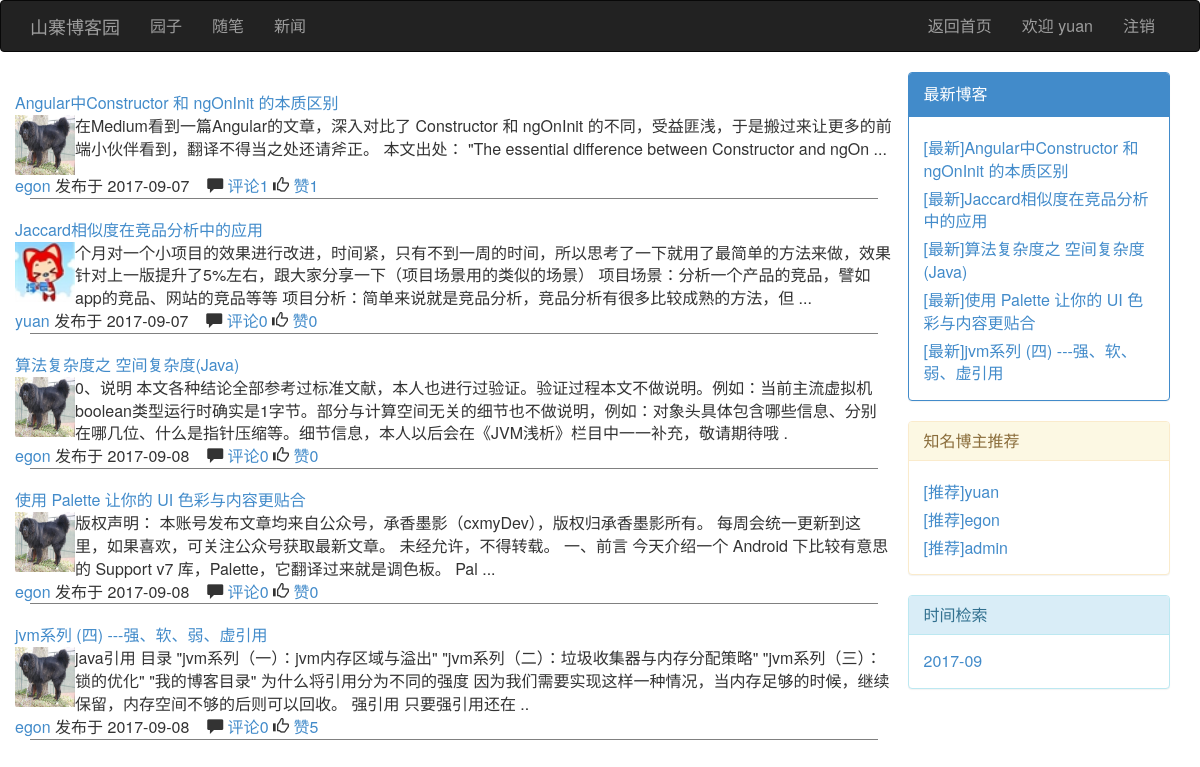
/index/ (signed in), run on the app's committed database.
### blog/models.py (models this page shows, shortened)
class UserInfo(AbstractUser):
    nid = models.BigAutoField(primary_key=True)
    nickname = models.CharField(verbose_name='昵称', max_length=32)
    telephone = models.CharField(max_length=11, blank=True, null=True, unique=True, verbose_name='手机号码')
    avatar = models.FileField(verbose_name='头像', upload_to='./upload/avatar/',default="./upload/avatar/avatar.png")
    create_time = models.DateTimeField(verbose_name='创建时间',auto_now_add=True)
    fans = models.ManyToManyField(verbose_name='粉丝们',
                                  to='UserInfo',
                                  through='UserFans',
                                  through_fields=('user', 'follower'))

class Article(models.Model):
    nid = models.BigAutoField(primary_key=True)
    title = models.CharField(max_length=50, verbose_name='文章标题')
    desc = models.CharField(max_length=255, verbose_name='文章描述')
    read_count = models.IntegerField(default=0)
    comment_count = models.IntegerField(default=0)
    up_count = models.IntegerField(default=0)
    down_count = models.IntegerField(default=0)
    category = models.ForeignKey(verbose_name='文章类型', to='Category', to_field='nid', null=True)
    create_time = models.DateTimeField(verbose_name='创建时间', auto_now_add=True)
    blog = models.ForeignKey(verbose_name='所属博客', to='Blog', to_field='nid')
    tags = models.ManyToManyField(
        to="Tag",
        through='Article2Tag',
        through_fields=('article', 'tag'),
    )
    type_choices = [
        (1, "Python"),
        (2, "Linux"),
        (3, "OpenStack"),
        (4, "GoLang"),
    ]
    article_type_id = models.IntegerField(choices=type_choices, default=None)
    objects=ArticleManager()

class Blog(models.Model):
    nid = models.BigAutoField(primary_key=True)
    title = models.CharField(verbose_name='个人博客标题', max_length=64)
    site = models.CharField(verbose_name='个人博客后缀', max_length=32, unique=True)
    theme = models.CharField(verbose_name='博客主题', max_length=32)
    user = models.OneToOneField(to='UserInfo', to_field='nid')

### blog/views.py (the view)
# urls.py: url(r'^index/', views.index),
def index(request,**kwargs):
    type_choices=Article.type_choices
    print("kwargs",kwargs)
    current_type_choices_id = int(kwargs.get("article_type_id",0))
    article_list=Article.objects.filter(**kwargs)
    article_list=Article.objects.all()
    lasted_article=article_list[0:5]
    author_recommand=UserInfo.objects.all()[0:3]
    dateRet=Article.objects.archive()
    return render(request,"index.html",{
        "type_choices":type_choices,
        "article_list":article_list,
        "current_type_choices_id":current_type_choices_id,
        "lasted_article":lasted_article,
        "author_recommand":author_recommand,
        "dateRet":dateRet,
    })

### blog/models.py (called while the page is built)
    def archive(self,**kwargs):
        l = []
        for i in self.filter(**kwargs).values("create_time"):
            date = i["create_time"]
            t = date.strftime("%Y-%m")
            if t not in l:
                l.append(t)
        return l

### blog/views.py (called while the page is built)
def func_class(request):
    return {"func":settings.FUNCTION}

### templates/index.html
{% extends "base.html" %}
{% block content %}
    <div class="article_list">
        {% for article in article_list %}
            <div class="article_item">
                <div class="row">
                    <div class="title">
                        <a href="/blog/{{ article.blog.user.username }}/article/{{ article.nid }}">{{ article.title }}</a>
                    </div>
                </div>
                <div class="row">
                    <div class="img"><a href="/blog/{{ article.blog.user.username }}"><img
                            src="{{ article.blog.user.avatar.url }}" width="60px" height="60px"></a></div>
                    <div class="text">{{ article.desc }}</div>
                </div>
                <div class="row">
                    <div class="icon">
                        <span><a href="/blog/{{ article.blog.user.username }}">{{ article.blog.user.username }}</a> 发布于</span>
                        <span class="timer">{{ article.create_time|date:"Y-m-d" }}</span> &nbsp;&nbsp;
                        <span class="glyphicon glyphicon-comment"></span>&nbsp;<a
                            href="">评论{{ article.comment_count }}</a>
                        <span class="glyphicon glyphicon-thumbs-up"></span>&nbsp;<a href="">赞{{ article.up_count }}</a>
                    </div>
                </div>
            </div>
        {% endfor %}
    </div>
{% endblock %}
{% block others %}
    <div class="panel panel-primary">
        <div class="panel-heading">最新博客</div>
        <div class="panel-body">
            {% for foo in lasted_article %}
                <div class="lasted_article" style="margin-top: 5px">
                    <a href="">[最新]{{ foo.title }}</a>
                </div>
            {% endfor %}
        </div>
    </div>
    <div class="panel panel-warning">
        <div class="panel-heading">
            <h3 class="panel-title">知名博主推荐</h3>
        </div>
        <div class="panel-body">
            {% for foo in author_recommand %}
                <div class="author_recommand" style="margin-top: 5px">
                    <a href="">[推荐]{{ foo.username }}</a>
                </div>
            {% endfor %}
        </div>
    </div>
    <div class="panel panel-info">
        <div class="panel-heading">
            <h3 class="panel-title">时间检索</h3>
        </div>
        <div class="panel-body">
            {% for foo in dateRet %}
                <div class="dateRet">
                    <a href="">{{ foo }}</a>
                </div>
            {% endfor %}
        </div>
    </div>
{% endblock %}

### templates/base.html (shortened to what this page needs)
{% load staticfiles %}
<!DOCTYPE html>
<html lang="en">
<head>
    <link rel="stylesheet" href="{% static 'bootstrap/css/bootstrap.css' %}">
</head>
<body>
<nav class="navbar navbar-inverse">
    <div class="container">
        <div class="navbar-header">
            <a class="navbar-brand" href="/index/">山寨博客园</a>
        </div>
        <div class="collapse navbar-collapse" id="bs-example-navbar-collapse-1">
            <ul class="nav navbar-nav">
                {% for type_choice in func %}
                    <li><a href="#">{{ type_choice.1 }}</a></li>
                {% endfor %}
            </ul>
            <ul class="nav navbar-nav navbar-right">
                <li><a href="/index/">返回首页</a></li>
                {% if request.user.is_authenticated %}
                    <li><a href="/login/">欢迎 {{ request.user.username }}</a></li>
                    <li><a href="/logout/">注销</a></li>
                {% else %}
                    <li><a href="/login/">登录</a></li>
                    <li><a href="#">注册</a></li>
                {% endif %}
            </ul>
        </div>
    </div>
</nav>
<div class="container">
    <div class="row">
        <div class="col-md-9">
            {% block content %}
            {% endblock %}
        </div>
        <div class="col-md-3">
            {% block others %}
            {% endblock %}
        </div>
    </div>
</div>
</body>
</html>

### templates/base.html (style rules this page uses)
a { text-decoration: none; }
body { font-size: 16px; }
.img { float: left; }
.article_item { margin-top: 20px; border-bottom: 1px solid gray; }

### data on the page
UserInfo: user.username "yuan", username "yuan"
Article: title "Angular中Constructor 和 ngOnInit 的本质区别", blog.user.avatar (picture), desc "在Medium看到一篇Angular的文章，深入对比了 Constructor 和 ngOnInit 的不同，受益匪浅，于是搬过来让更多的前端小伙伴看到，翻译不得当之处还请斧正。 本文出处： \"The essential difference between Constructor and ngOn ...", blog.user.username "egon", create_time "2017-09-07", comment_count "1", up_count "1"
Article: title "Jaccard相似度在竞品分析中的应用", blog.user.avatar (picture), desc "个月对一个小项目的效果进行改进，时间紧，只有不到一周的时间，所以思考了一下就用了最简单的方法来做，效果针对上一版提升了5%左右，跟大家分享一下（项目场景用的类似的场景） 项目场景：分析一个产品的竞品，譬如app的竞品、网站的竞品等等 项目分析：简单来说就是竞品分析，竞品分析有很多比较成熟的方法，但 ...", blog.user.username "yuan", create_time "2017-09-07", comment_count "0", up_count "0"
Article: title "算法复杂度之 空间复杂度(Java)", blog.user.avatar (picture), desc "0、说明 本文各种结论全部参考过标准文献，本人也进行过验证。验证过程本文不做说明。例如：当前主流虚拟机boolean类型运行时确实是1字节。部分与计算空间无关的细节也不做说明，例如：对象头具体包含哪些信息、分别在哪几位、什么是指针压缩等。细节信息，本人以后会在《JVM浅析》栏目中一一补充，敬请期待哦 .", blog.user.username "egon", create_time "2017-09-08", comment_count "0", up_count "0"
Article: title "使用 Palette 让你的 UI 色彩与内容更贴合", blog.user.avatar (picture), desc "版权声明： 本账号发布文章均来自公众号，承香墨影（cxmyDev），版权归承香墨影所有。 每周会统一更新到这里，如果喜欢，可关注公众号获取最新文章。 未经允许，不得转载。 一、前言 今天介绍一个 Android 下比较有意思的 Support v7 库，Palette，它翻译过来就是调色板。 Pal ...", blog.user.username "egon", create_time "2017-09-08", comment_count "0", up_count "0"
Article: title "jvm系列 (四) ---强、软、弱、虚引用", blog.user.avatar (picture), desc "java引用 目录 \"jvm系列（一）：jvm内存区域与溢出\" \"jvm系列（二）：垃圾收集器与内存分配策略\" \"jvm系列（三）：锁的优化\" \"我的博客目录\" 为什么将引用分为不同的强度 因为我们需要实现这样一种情况，当内存足够的时候，继续保留，内存空间不够的后则可以回收。 强引用 只要强引用还在 ..", blog.user.username "egon", create_time "2017-09-08", comment_count "0", up_count "5"
UserInfo: username "egon"
UserInfo: username "admin"

### other printed values
{{ type_choice.1 }} "园子" "随笔" "新闻"
{{ foo }} "2017-09"
